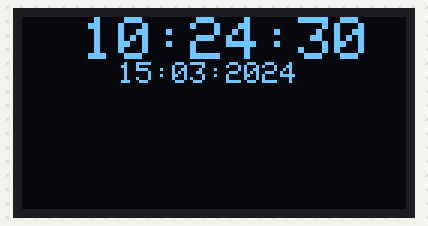
This sketch was run on a simulated Arduino Uno, built with avr-gcc and run on an emulated ATmega328P. Shown: 128×64 one-colour display. The local clock reads 2024-03-15 10:24:30 at power-on unless the sketch sets it.

Above: at 0.1 s.
At 4.1 s:
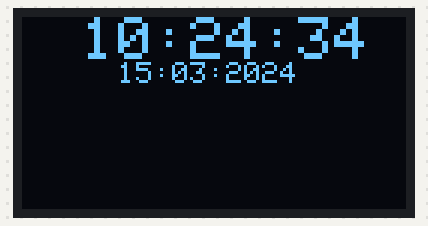
At 9.1 s:
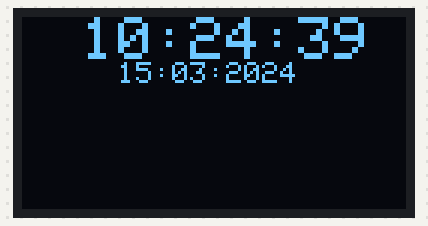
At 19.1 s:
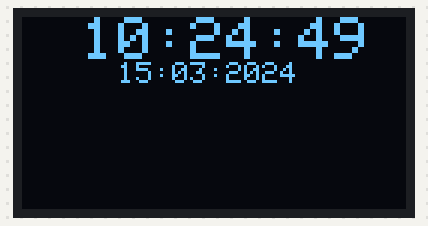
At 28.1 s:
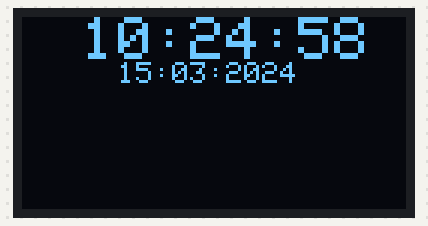
At 38.1 s:
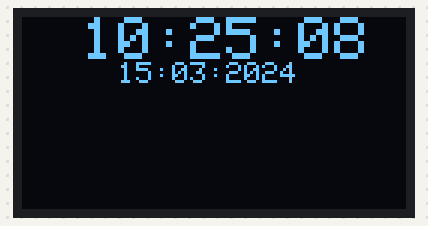

The sketch:

arduino_watch.ino
```cpp
#include <Wire.h>
#include <RTClib.h>
#include <Adafruit_GFX.h>
#include <Adafruit_SSD1306.h>

#define OLED_RESET 4
Adafruit_SSD1306 display(OLED_RESET);

RTC_DS1307 RTC;
char monthString[37]= {"JanFebMarAprMayJunJulAugSepOctNovDec"};
int  monthIndex[122] ={0,3,6,9,12,15,18,21,24,27,30,33};

void setup() {
  Wire.begin();
  RTC.begin();
  display.begin(SSD1306_SWITCHCAPVCC, 0x3C);
  display.setTextSize(2);
  display.setTextColor(WHITE);
  display.clearDisplay();
}


void loop() {
  DateTime now = RTC.now();
  display.setTextSize(2);
  display.setCursor(20,0);
  display.print(now.hour(), DEC);
  printDigits(now.minute());
  printDigits(now.second());
  display.setTextSize(1);
  display.setCursor(32,15);
  display.print(now.day(), DEC);
  printDigits(now.month());
  printDigits(now.year());
  display.display();
  delay(100);
  display.clearDisplay();

}
void printDigits(int digits){
  display.print(":");
  if(digits < 10)
    display.print('0');
    display.print(digits);
}
```

Measured:
- what the display in image 1 shows lasts 1.0 s, from 4.1 s to 5.1 s
